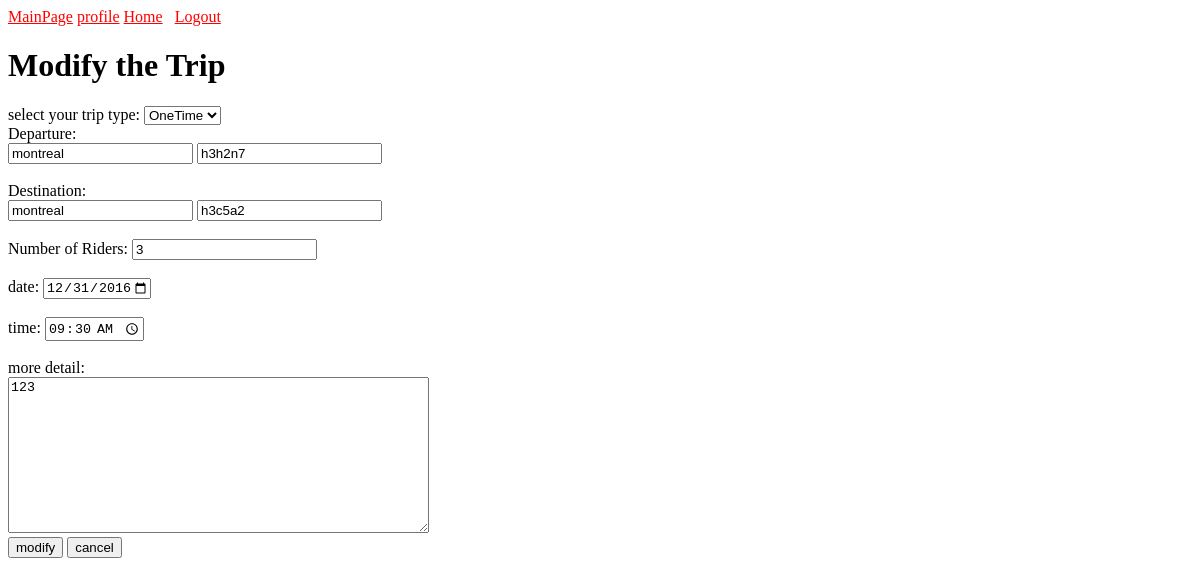
The page /modifyTrip.php?id=1 (signed in) on the database as committed earlier.
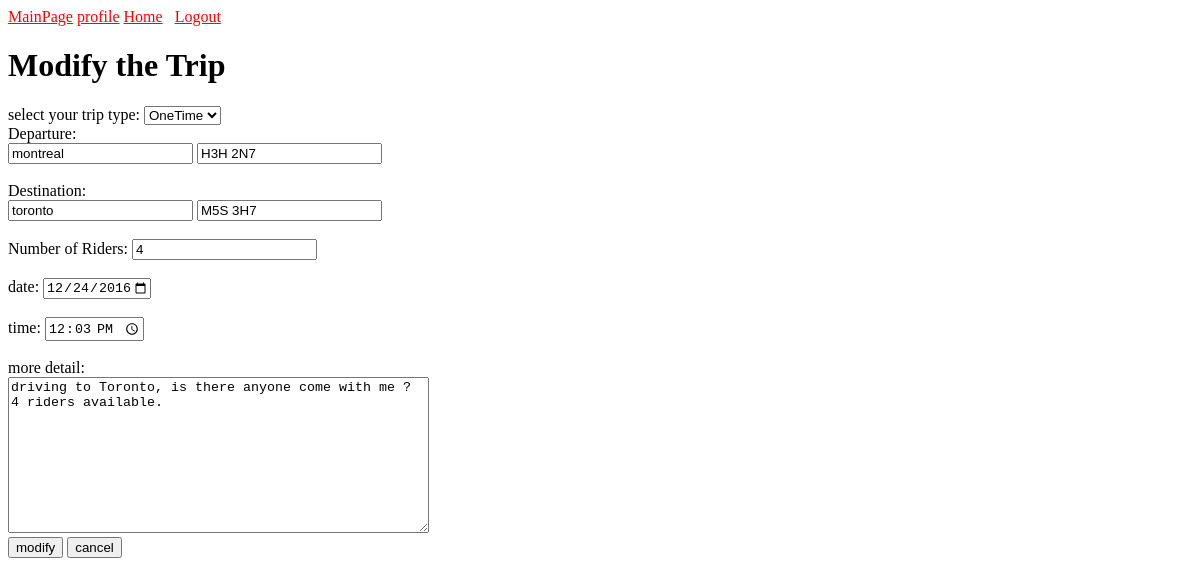
The same page on the database as committed later.
### tables this page shows
CREATE TABLE `trip` (
  `ID` int(11) NOT NULL,
  `type` varchar(8) NOT NULL,
  `City_departure` varchar(10) NOT NULL,
  `Postcode_departure` varchar(8) NOT NULL,
  `City_destination` varchar(10) NOT NULL,
  `Postcode_destination` varchar(8) NOT NULL,
  `Date` date DEFAULT NULL,
  `Day` varchar(10) DEFAULT NULL,
  `depart_time` time NOT NULL,
  `Number_rider` int(11) NOT NULL DEFAULT '1',
  `Number_offer` int(11) NOT NULL DEFAULT '0',
  `detail` text NOT NULL,
  `driver` varchar(12) NOT NULL
);

### modifyTrip.php (the view, shortened to what this page needs)
<?php
require_once("parameter.php");
if(!isset($_SESSION['user']))
{
	header('location:index.php');
	exit;
}
elseif(isset($_GET['id']))
{
	$pdo = new PDO("mysql:host=".$dbhost.";dbname=".$dbname,$dbuser,$dbpassword);
	$pdo->exec("SET NAMES 'utf8';");
	$rs = $pdo -> query("SELECT * FROM trip WHERE id='".$_GET['id']."'");
	if($rs->rowCount() == 0)
	{
		header('location:home.php');
	}
	else
	{
		$content = $rs->fetch();
	}
}
?>
<!DOCTYPE HTML>
<html>
<head>
<link rel="stylesheet" type="text/css" href="css/suber.css">
</head>
<body>
<a href="index.php">MainPage</a>&nbsp;<a href="profile.php">profile</a>&nbsp;<a href="home.php">Home</a> &nbsp; <a href="logout.php">Logout</a><br/>
	<div>
		<h1>Modify the Trip</h1>
		<form method="POST">
			<div>
				select your trip type:
				<select name="type" id="type" >
					<option id="oneTime" value="oneTime" >OneTime</option>
				</select>
			</div>
			<div>
				<label>Departure:</label><br/>
				<input type="text" name="city_depart" id="city_depart" placeholder="City of departure" value="<?= $content['City_departure'] ?>" required/>
				<input type="text" name="postcode_depart" id="postcode_depart" placeholder="postal code" value="<?= $content['Postcode_departure'] ?>" required/>
			</div>
			<div>
				<br><label>Destination:</label><br/>
				<input type="text" name="city_destin" id="city_destin" placeholder="City of destination" value="<?= $content['City_destination'] ?>" required/>
				<input type="text" name="postcode_destin" id="postcode_destin" placeholder="postalcode" value="<?= $content['Postcode_destination'] ?>" required/>
			</div>
			<?php if($content['type']=='oneTime'||$content['type']=='Reguler'): ?>
				<div>
					<br><label for="number_rider" >Number of Riders:</label>
					<input type="number" name="number_rider" min=1 value="<?= $content['Number_rider'] ?>" required />
				</div>
			<?php endif; ?>
			<div id="dateOrdays" >
			<?php if($content['type']=='oneTime'): ?>
				<br><label for="dateOftrip" >date: </label>
				<input type="date" name="dateOftrip" min="<?=date("Y-m-d")?>" max="2020-12-31" value="<?=$content['Date'] ?>" required />
			<?php endif; ?>
			</div>
			<div>
				<br><label for="time" >time: </label>
				<input type="time" id="time" name="time" value="<?=  $content['depart_time']; ?>" required>
			</div>
			<div>
				<br><label for="detail">more detail:</label><br/>
				<textarea name="detail" cols="50" rows="10" required><?= $content['detail'] ?></textarea>
			</div>
			<div>
				<input type="submit" value="modify" />
				<input type="button" value="cancel" onclick="location.href='home.php'" />
			</div>
		</form>
	</div>
</body>
</html>

Rows that differ between the two databases and show on the page:
changed trip "montreal": postcode_depart "h3h2n7" → "H3H 2N7"; city_destin "montreal" → "toronto"; postcode_destin "h3c5a2" → "M5S 3H7"; number_rider "3" → "4"; dateOftrip "12/31/2016" → "12/24/2016"; time "09:30:00" → "12:03:00"; detail "123" → "driving to Toronto, is there anyone come with me ? 4 riders available."
